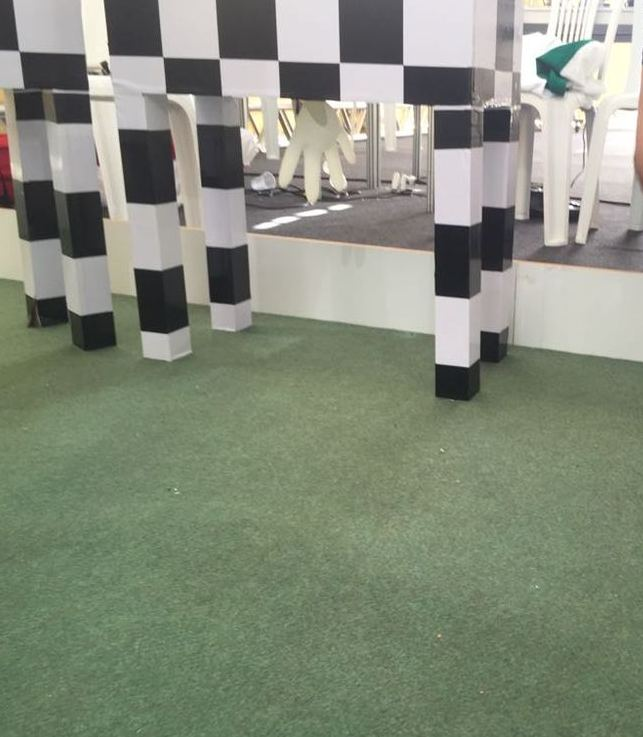
//> input picture OpenCV - vaquinhAgo/vaquinha.jpg, 643 x 737 px
$ ./teste_quina vaquinha.jpg   (built with g++ and OpenCV 4)
//> lines starting //> are read from the running program, lines starting //| are printed output that depends on the picture; after the words box and inside, x2 and y2 are one past the last pixel; in counts of white or black regions, pixels touching at a corner belong together
#include "opencv2/highgui/highgui.hpp"
#include "opencv2/imgproc/imgproc.hpp"
#include <iostream>
#include <stdio.h>
#include <stdlib.h>

using namespace cv;
using namespace std;

/// Global variables
Mat src, src_gray;

int maxCorners = 23;
int maxTrackbar = 100;

RNG rng(12345);
char* source_window = "Image";

/// Function header
void goodFeaturesToTrack_Demo( int, void* );

/**
 * @function main
 */
int main( int argc, char** argv )
{
  /// Load source image and convert it to gray
  src = imread( argv[1], 1 );
//> src is the input picture: 737 rows x 643 cols, CV_8UC3; mean B, G, R 123.6, 140.2, 132.9
  cvtColor( src, src_gray, CV_BGR2GRAY );
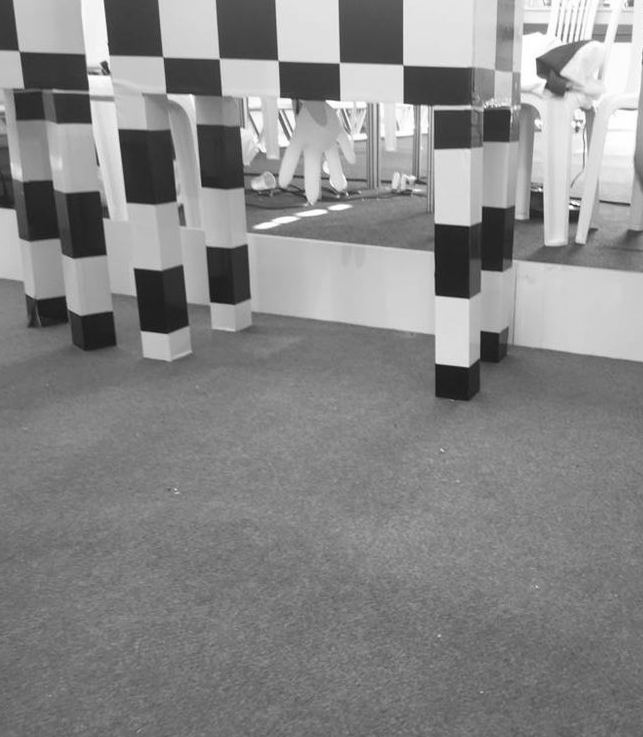
//> src_gray: 737 rows x 643 cols, CV_8UC1; min 21, max 255, mean 136.1

  /// Create Window
  namedWindow( source_window, CV_WINDOW_AUTOSIZE );

  /// Create Trackbar to set the number of corners
  createTrackbar( "Max  corners:", source_window, &maxCorners, maxTrackbar, goodFeaturesToTrack_Demo );

  imshow( source_window, src );

  goodFeaturesToTrack_Demo( 0, 0 );

  waitKey(0);
  return(0);
}

/**
 * @function goodFeaturesToTrack_Demo.cpp
 * @brief Apply Shi-Tomasi corner detector
 */
void goodFeaturesToTrack_Demo( int, void* )
{
  if( maxCorners < 1 ) { maxCorners = 1; }

  /// Parameters for Shi-Tomasi algorithm
  vector<Point2f> corners;
  double qualityLevel = 0.01;
  double minDistance = 10;
  int blockSize = 3;
  bool useHarrisDetector = false;
  double k = 0.04;

  /// Copy the source image
  Mat copy;
  copy = src.clone();

  /// Apply corner detection
  goodFeaturesToTrack( src_gray,
               corners,
               maxCorners,
               qualityLevel,
               minDistance,
               Mat(),
               blockSize,
               useHarrisDetector,
               k );
//> corners = 23 Points (x, y), first 12: [404, 66], [88, 75], [404, 102], [339, 100], [326, 101], [580, 199], [542, 192], [164, 58], [569, 210], [575, 40], [281, 96], [279, 62]


  /// Draw corners detected
  cout<<"** Number of corners detected: "<<corners.size()<<endl;
//| ** Number of corners detected: 23
  int r = 4;
  for( int i = 0; i < corners.size(); i++ )
     { circle( copy, corners[i], r, Scalar(rng.uniform(0,255), rng.uniform(0,255),
              rng.uniform(0,255)), -1, 8, 0 ); }
//> this loop made 23 passes
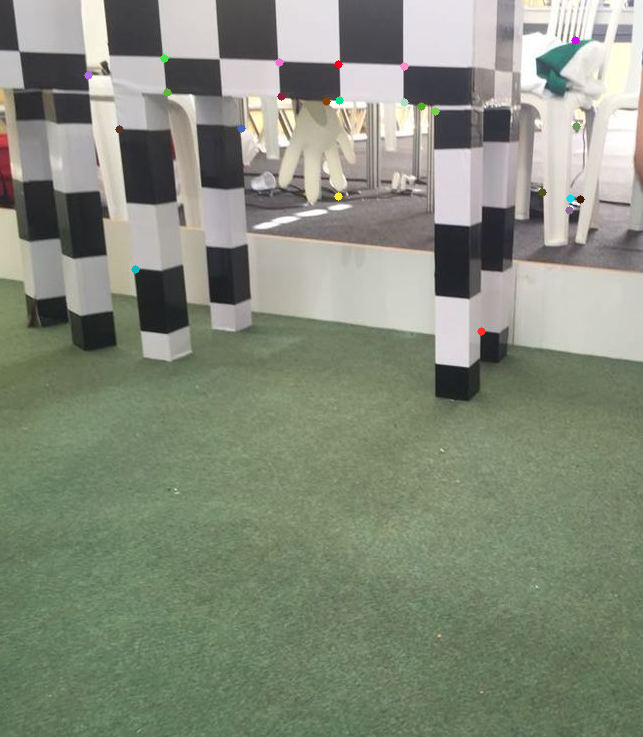
//> copy: 737 rows x 643 cols, CV_8UC3; 0.24% of pixels changed, all inside (x1, y1, x2, y2) = (84, 36, 585, 336)

  /// Show what you got
  namedWindow( source_window, CV_WINDOW_AUTOSIZE );
  imshow( source_window, copy );
}
